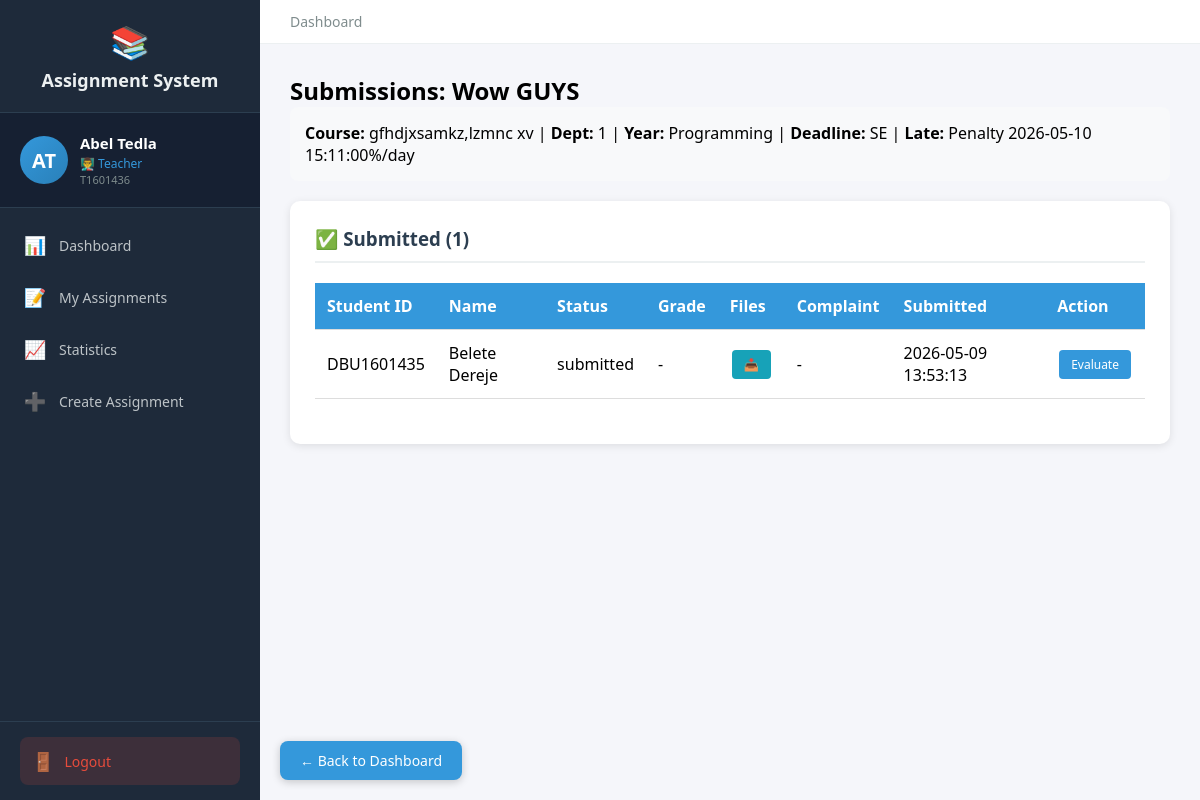
/teacher/submissions/2 (signed in), run on an earlier commit of the app's database.
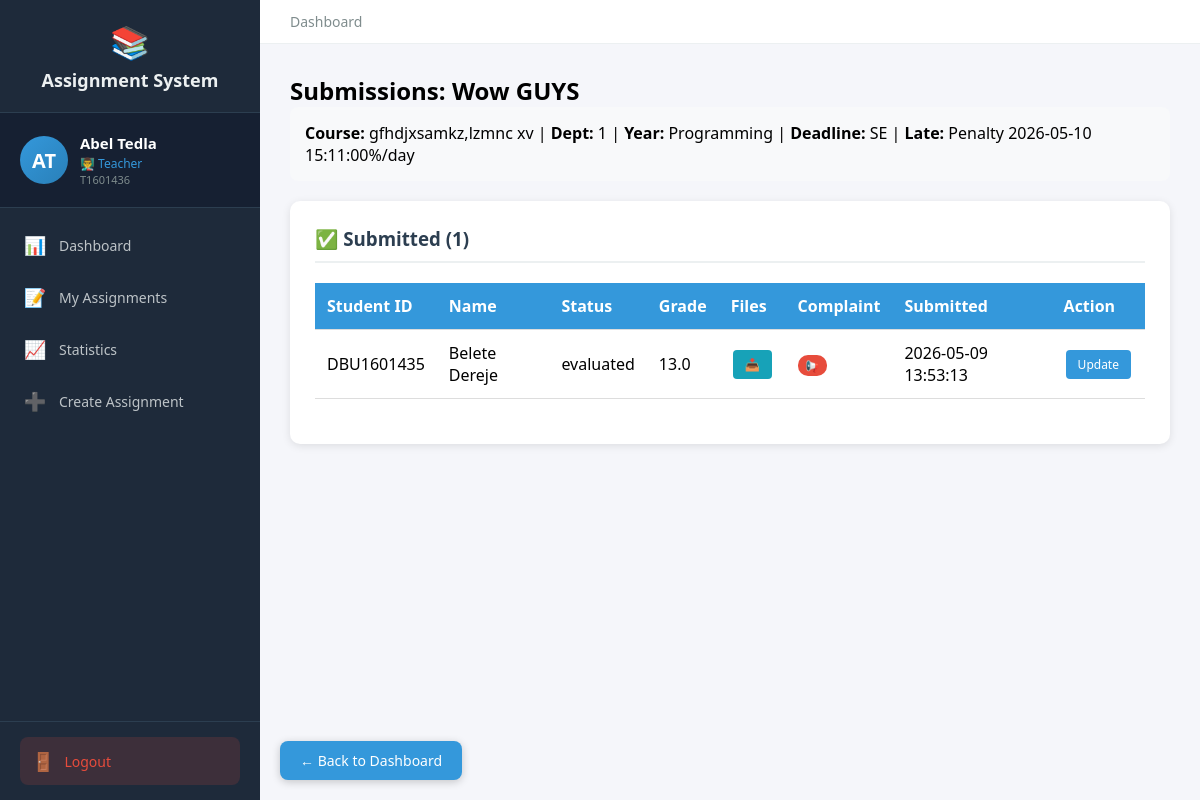
And on a later commit of the database.
### tables this page shows
CREATE TABLE submissions (
            id INTEGER PRIMARY KEY AUTOINCREMENT,
            assignment_id INTEGER REFERENCES assignments(id),
            student_id INTEGER REFERENCES students(id),
            files TEXT,
            student_comment TEXT,
            submitted_at TIMESTAMP DEFAULT CURRENT_TIMESTAMP,
            updated_at TIMESTAMP,
            grade REAL,
            feedback TEXT,
            evaluated_at TIMESTAMP,
            status TEXT DEFAULT 'submitted',
            complaint TEXT,
            complaint_status TEXT
        );

CREATE TABLE users (
            id INTEGER PRIMARY KEY AUTOINCREMENT,
            user_id TEXT UNIQUE NOT NULL,
            first_name TEXT NOT NULL,
            last_name TEXT NOT NULL,
            email TEXT UNIQUE NOT NULL,
            password_hash TEXT NOT NULL,
            role TEXT NOT NULL,
            is_approved INTEGER DEFAULT 0,
            created_at TIMESTAMP DEFAULT CURRENT_TIMESTAMP
        );

### routes_teacher.py (the view)
@teacher_bp.route('/submissions/<int:assignment_id>')
@login_required
def view_submissions(assignment_id):
    if current_user.role != 'teacher':
        return redirect(url_for('auth.login'))
    conn = get_db()
    cur = conn.cursor()
    cur.execute("""
        SELECT a.*, a.late_submission, a.penalty_per_day
        FROM assignments a WHERE a.id = ?
    """, (assignment_id,))
    assignment = cur.fetchone()
    if not assignment:
        flash('Assignment not found!', 'danger')
        return redirect(url_for('teacher.dashboard'))
    cur.execute("""
        SELECT s.id, s.student_id, u.first_name, u.last_name, u.user_id,
               s.status, s.grade, s.feedback, s.submitted_at, s.files, s.student_comment, s.complaint, s.complaint_status
        FROM submissions s
        JOIN students st ON s.student_id = st.id
        JOIN users u ON st.user_id = u.id
        WHERE s.assignment_id = ?
        ORDER BY s.submitted_at DESC
    """, (assignment_id,))
    submissions = cur.fetchall()
    cur.execute("""
        SELECT st.id, u.first_name, u.last_name, u.user_id
        FROM students st
        JOIN users u ON st.user_id = u.id
        WHERE st.department = ? AND st.year = ?
        AND st.id NOT IN (SELECT student_id FROM submissions WHERE assignment_id = ?)
    """, (assignment['department'], assignment['year'], assignment_id))
    not_submitted = cur.fetchall()
    cur.execute("""
        SELECT als.student_id, als.reason, u.first_name, u.last_name
        FROM allowed_late_submissions als
        JOIN students st ON als.student_id = st.id
        JOIN users u ON st.user_id = u.id
        WHERE als.assignment_id = ?
    """, (assignment_id,))
    allowed_late = cur.fetchall()
    allowed_late_dict = {a[0]: a for a in allowed_late}
    conn.close()
    return render_template('teacher/submissions.html',
                         assignment=assignment, submissions=submissions,
                         not_submitted=not_submitted, allowed_late_dict=allowed_late_dict)

### auth.py (called while the page is built)
def get_db():
    conn = sqlite3.connect('assignments.db')
    conn.row_factory = sqlite3.Row
    return conn

@login_manager.user_loader
def load_user(user_id):
    conn = get_db()
    cur = conn.cursor()
    cur.execute("SELECT id, user_id, first_name, last_name, email, role, is_approved FROM users WHERE id = ?", (user_id,))
    user = cur.fetchone()
    cur.close()
    conn.close()
    if user:
        from flask_login import UserMixin
        class User(UserMixin):
            pass
        u = User()
        u.id = user['id']
        u.user_id = user['user_id']
        u.first_name = user['first_name']
        u.last_name = user['last_name']
        u.email = user['email']
        u.role = user['role']
        u.is_approved = user['is_approved']
        return u
    return None

### routes_teacher.py (called while the page is built)
def get_db():
    conn = sqlite3.connect('assignments.db')
    conn.row_factory = sqlite3.Row
    return conn

### templates/teacher/submissions.html (shortened to what this page needs)
{% extends "teacher_base.html" %}
{% block content %}
<h2>Submissions: {{ assignment[1] }}</h2>
<div class="info-bar">
    <strong>Course:</strong> {{ assignment[2] }} |
    <strong>Dept:</strong> {{ assignment[3] }} |
    <strong>Year:</strong> {{ assignment[4] }} |
    <strong>Deadline:</strong> {{ assignment[5] }} |
    <strong>Late:</strong> {% if assignment[6] %}Penalty {{ assignment[7] }}%/day{% else %}Not Allowed{% endif %}
</div>
<div class="content-section">
    <h3>✅ Submitted ({{ submissions|length }})</h3>
    {% if submissions %}
    <table>
        <tr><th>Student ID</th><th>Name</th><th>Status</th><th>Grade</th><th>Files</th><th>Complaint</th><th>Submitted</th><th>Action</th></tr>
        {% for s in submissions %}
        <tr>
            <td>{{ s[4] }}</td><td>{{ s[2] }} {{ s[3] }}</td><td>{{ s[5] }}</td>
            <td>{{ s[6] if s[6] else '-' }}</td>
            <td>
                {% if s[9] %}
                    {% for file in s[9].split(',') %}
                        <a href="/teacher/download/{{ file.strip() }}" class="btn btn-info">📥</a>
                    {% endfor %}
                {% else %}-{% endif %}
            </td>
            <td>
                {% if s|length > 11 and s[11] %}
                    <span class="complaint-badge" title="{{ s[11] }}">📢</span>
                {% else %}-{% endif %}
            </td>
            <td>{{ s[8] if s[8] else '' }}</td>
            <td>
                <a href="/teacher/evaluate/{{ s[0] }}" class="btn btn-primary">
                    {% if s[5] == 'evaluated' %}Update{% else %}Evaluate{% endif %}
                </a>
            </td>
        </tr>
        {% endfor %}
    </table>
    {% else %}<p style="color:#95a5a6;">No submissions yet.</p>{% endif %}
</div>
{% endblock %}

What changed in the data, as far as the page shows it:
changed submissions "DBU1601435": status "submitted" → "evaluated"; grade "-" → "13.0"; now shows "📢"; status "Evaluate" → "Update"; no longer shows "-"
